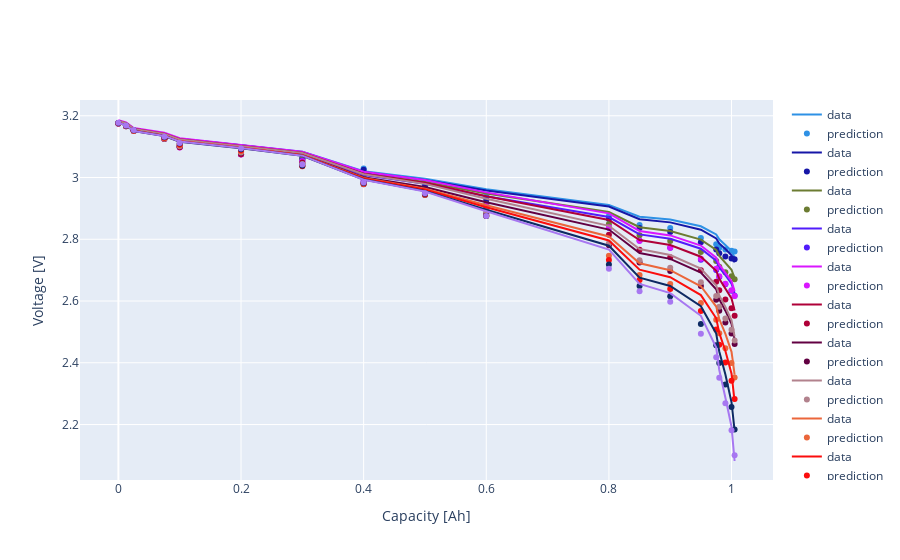

Source (notebook cell):
### Code cell
fig = go.Figure()
for i in range(0, len(X_test), batch_size):
    V_actual = y_test[i:i+batch_size]
    V_pred = model.predict(X_test[i:i+batch_size],verbose=0).flatten()
    fig.add_trace(go.Scatter(x = Q_eval, y = V_actual*(3.5-1.9)+1.9, 
                             mode='lines', name = 'data', 
                             line_color = pallete[i]))
    fig.add_trace(go.Scatter(x = Q_eval, y = V_pred*(3.5-1.9)+1.9,
                             mode='markers', name = 'prediction', 
                             line_color = pallete[i]))
fig.update_yaxes(title="Voltage [V]")
fig.update_xaxes(title="Capacity [Ah]")
